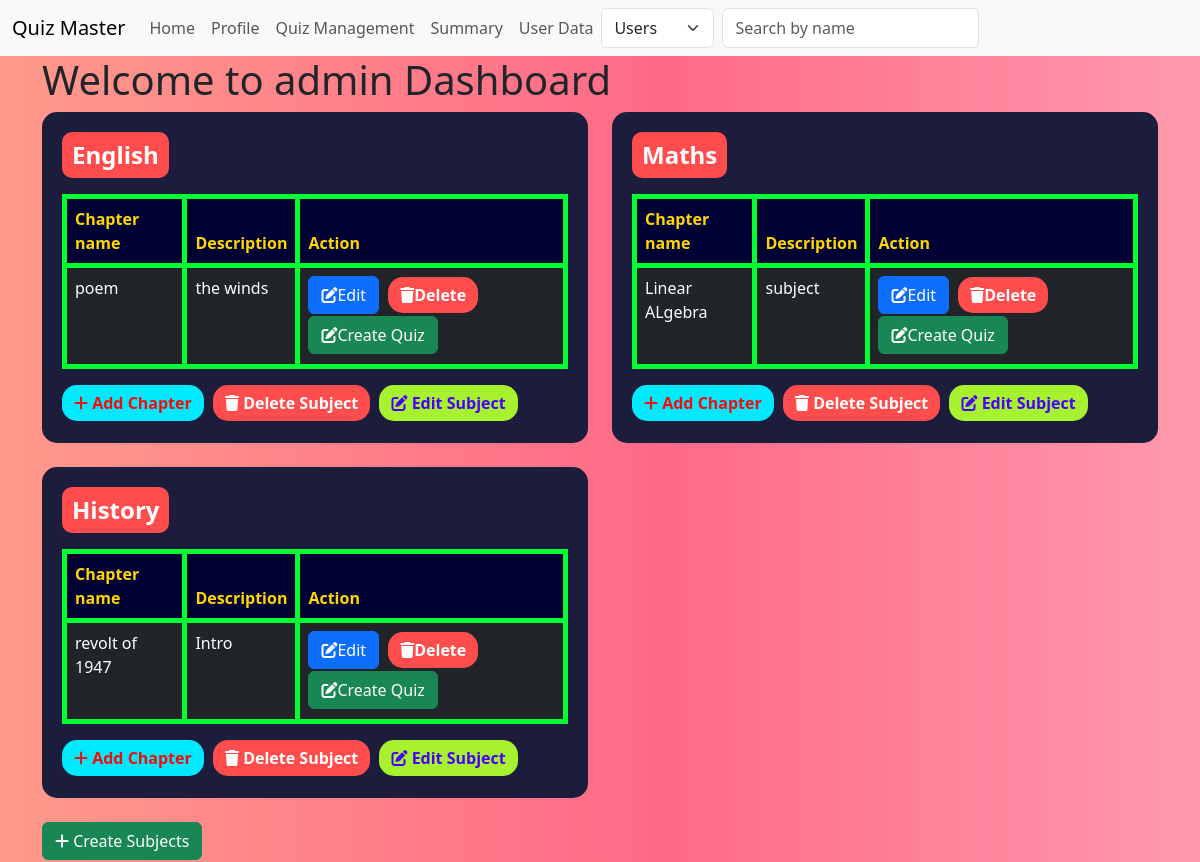
The page /admin (signed in) on the database its author committed.
### models.py (models this page shows)
class User(db.Model):
    id = db.Column(db.Integer, primary_key = True)
    username = db.Column(db.String(50), unique = True, nullable = False)
    password_hash = db.Column(db.String(256),  nullable = False)
    full_name = db.Column(db.String(100), nullable = True)
    qualification = db.Column(db.String(255), nullable = True)
    dob = db.Column(db.String(20), nullable = True)
    is_admin = db.Column(db.Boolean, nullable = False, default = False)

class Subject(db.Model):
    id = db.Column(db.Integer, primary_key = True)
    name = db.Column(db.String(64), nullable = False, unique = True)
    description = db.Column(db.String(150))
    chapters = db.relationship('Chapter', backref='subject', cascade='all, delete')

class Chapter(db.Model):
    id = db.Column(db.Integer, primary_key = True)
    name = db.Column(db.String(64 ), nullable = False)
    description = db.Column(db.String(100))
    subject_id = db.Column(db.Integer, db.ForeignKey('subject.id'), nullable=False)

### routes.py (the view)
@app.route("/admin")
@admin_requried
def admin():
    user = User.query.get(session['user_id'])  # Add this line
    subjects = Subject.query.all()
    print("Subjects found")
    return render_template('admin.html', subjects=subjects, user=user)

### routes.py (called while the page is built)
def admin_requried(func):
    @wraps(func)
    def decorated_function(*args, **kwargs):
        if 'user_id' not in session:
            return redirect(url_for('login'))
        user = User.query.get(session['user_id'])
        if not user or not user.is_admin:  # Add user existence check
            return redirect(url_for('home'))
        return func(*args, **kwargs)
    return decorated_function

### templates/admin.html (shortened to what this page needs)
{% extends 'layout.html' %}
{% block content %}
<h1>Welcome to admin Dashboard</h1>
<div class="row">
    {% for subject in subjects %}
    <div class="col-md-6 mb-4">
        <div class="custom-card">
            <span class="subject-title">{{subject.name}}</span>
            <div class="mt-3">
                <div class="chapter-section">
                    <table class="table table-bordered table-dark">
                        <thead>
                            <tr>
                                <th>Chapter name</th>
                                <th>Description</th>
                                <th>Action</th>
                            </tr>
                        </thead>
                        <tbody>
                            {% for chapter in subject.chapters %}
                            <tr>
                                <td>{{ chapter.name }}</td>
                                <td>{{ chapter.description }}</td>
                                <td>
                                    <a href="{{ url_for('edit_chapter', id=chapter.id) }}" class="btn btn-primary">
                                        <i class="fas fa-edit"></i>Edit</a>
                                    <a href="{{ url_for('delete_chapter', id=chapter.id) }}" class="btn btn-delete">
                                        <i class="fas fa-trash"></i>Delete</a>
                                    <a href="{{ url_for('create_quiz', id=chapter.id) }}" class="btn btn-success">
                                        <i class="fas fa-edit"></i>Create Quiz</a>
                                </td>
                            </tr>
                            {% endfor %}
                        </tbody>
                    </table>
                </div>
                <a href="{{url_for('chapter_add', subject_id=subject.id)}}" class="btn btn-add">
                    <i class="fas fa-plus"></i> Add Chapter
                </a>
                <a href="{{ url_for('delete_subject', id=subject.id) }}" class="btn btn-delete">
                    <i class="fas fa-trash"></i> Delete Subject
                </a>
                <a href="{{ url_for('edit_subject', id=subject.id) }}" class="btn btn-edit">
                    <i class="fas fa-edit"></i> Edit Subject
                </a>
            </div>
        </div>
    </div>
    {% endfor %}
</div>
<a href="{{url_for('subject_add')}}" class="btn btn-success">
    <i class="fas fa-plus"></i>
    Create Subjects
</a>
{% endblock %}

### templates/navbar.html (shortened to what this page needs)
<nav class="navbar navbar-expand-lg bg-body-tertiary">
    <div class="container-fluid">
        <a class="navbar-brand" href="/">Quiz Master</a>
        <div class="collapse navbar-collapse" id="navbarSupportedContent">
            <ul class="navbar-nav me-auto mb-2 mb-lg-0">
                {% if 'user_id' in session %}
                <li class="nav-item">
                    <a class="nav-link" href="{{ url_for('home') }}">Home</a>
                </li>
                <li class="nav-item">
                    <a class="nav-link" href="{{ url_for('profile') }}">Profile</a>
                </li>
                {% if user and user.is_admin %}
                <li class="nav-item">
                    <a class="nav-link" href="{{ url_for('quiz_management') }}">Quiz Management</a>
                </li>
                <li class="nav-item">
                    <a class="nav-link" href="{{ url_for('summary') }}">Summary</a>
                </li>
                <li class="nav-item">
                    <a class="nav-link" href="{{ url_for('user_data') }}">User Data</a>
                </li>
                {% endif %}
                <form class="d-flex" method="GET" action="{{ url_for('search') }}">
                    <select class="form-select me-2" name="source" style="width: auto;">
                        {% if user.is_admin %}
                        <option value="users" {% if source=='users' %}selected{% endif %}>Users</option>
                        {% endif %}
                    </select>
                    <input class="form-control me-2" type="search" placeholder="Search by name" name="q"
                        value="{{ request.args.get('q', '') }}">
                    <button class="btn btn-outline-light" type="submit">Search</button>
                </form>
                {% endif %}
            </ul>
        </div>
    </div>
</nav>

### templates/admin.html (style rules this page uses)
body { background-color: #FF9A8B; background-image: linear-gradient(90deg, #FF9A8B 0%, #FF6A88 55%, #FF99AC 100%); }
.custom-card { border-radius: 15px; background-color: #1c1c3d; color: white; padding: 20px; }
.subject-title { font-size: 1.5rem; font-weight: bold; background-color: #ff4d4d; color: white; padding: 5px 10px; border-radius: 10px; display: inline-block; }
.btn-add { background-color: #00eaff; color: rgb(248, 10, 10); border: none; font-weight: bold; border-radius: 15px; }
.btn-delete { background-color: #ff4d4d; color: white; border: none; font-weight: bold; border-radius: 15px; }
.btn-edit { background-color: #a7f12f; color: rgb(72, 0, 253); border: none; font-weight: bold; border-radius: 15px; }
.chapter-section { margin-top: 15px; }
.chapter-section table { background: #1a237e; color: #ffd700; }
.chapter-section th { background: #000033; color: #ffd700; border: 5px solid #00ff33; }
.chapter-section td { border-color: #00ff33; border: 5px solid #00ff33 }
.chapter-section tr { border: 1px solid #00ff33; }
.btn { margin-right: 5px; margin-bottom: 2px; }

### rows shown on the page
User: source "Users"
Subject: name "English"
Chapter: name "poem", description "the winds"
Subject: name "Maths"
Chapter: name "Linear ALgebra", description "subject"
Subject: name "History"
Chapter: name "revolt of 1947", description "Intro"
